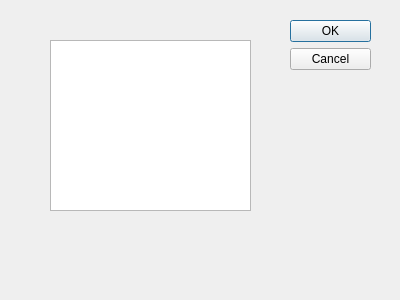
<?xml version="1.0" encoding="UTF-8"?>
<ui version="4.0">
 <class>ExchangeBoard</class>
 <widget class="QDialog" name="ExchangeBoard">
  <property name="geometry">
   <rect>
    <x>0</x>
    <y>0</y>
    <width>400</width>
    <height>300</height>
   </rect>
  </property>
  <property name="windowTitle">
   <string>Dialog</string>
  </property>
  <widget class="QDialogButtonBox" name="buttonBox">
   <property name="geometry">
    <rect>
     <x>290</x>
     <y>20</y>
     <width>81</width>
     <height>241</height>
    </rect>
   </property>
   <property name="orientation">
    <enum>Qt::Vertical</enum>
   </property>
   <property name="standardButtons">
    <set>QDialogButtonBox::Cancel|QDialogButtonBox::Ok</set>
   </property>
  </widget>
  <widget class="QTextEdit" name="textEdit">
   <property name="geometry">
    <rect>
     <x>50</x>
     <y>40</y>
     <width>201</width>
     <height>171</height>
    </rect>
   </property>
  </widget>
 </widget>
 <resources/>
 <connections>
  <connection>
   <sender>buttonBox</sender>
   <signal>accepted()</signal>
   <receiver>ExchangeBoard</receiver>
   <slot>accept()</slot>
   <hints>
    <hint type="sourcelabel">
     <x>248</x>
     <y>254</y>
    </hint>
    <hint type="destinationlabel">
     <x>157</x>
     <y>274</y>
    </hint>
   </hints>
  </connection>
  <connection>
   <sender>buttonBox</sender>
   <signal>rejected()</signal>
   <receiver>ExchangeBoard</receiver>
   <slot>reject()</slot>
   <hints>
    <hint type="sourcelabel">
     <x>316</x>
     <y>260</y>
    </hint>
    <hint type="destinationlabel">
     <x>286</x>
     <y>274</y>
    </hint>
   </hints>
  </connection>
 </connections>
</ui>
